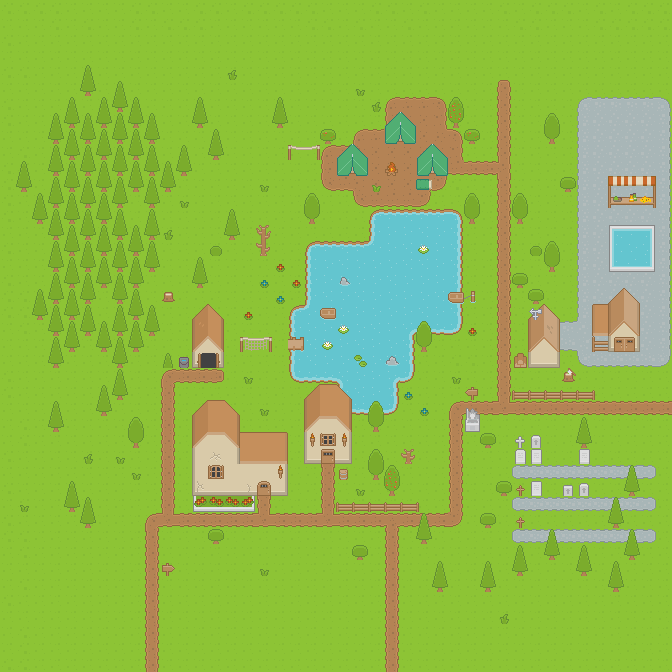

Tiled map render using the project's own tile images. Description and the map definition, with tile-layer contents summarised, below:
An orthogonal 42x42 tile map with 16x16 px tiles, 11 tile layers (Lake-Base, Water, Ground/terrain, Lake-Edge, ...) and 9 objects (4x Entrance, 3x Tent, Pier, Emitter).

<map version="1.2" tiledversion="1.2.0" orientation="orthogonal" renderorder="right-down" width="42" height="42" tilewidth="16" tileheight="16" infinite="0" backgroundcolor="#6eb4d5" nextlayerid="15" nextobjectid="22">
 <properties>
  <property name="gridColor" type="color" value="#99050505" />
  <property name="highlightColor" type="color" value="#ff3271d3" />
  <property name="level" type="int" value="1" />
  <property name="navigationColor" type="color" value="#ff166dff" />
  <property name="shouldEnableEffects" type="bool" value="true" />
  <property name="uiColor" type="color" value="#ffa57040" />
  <property name="worldScale" type="float" value="1.3999999999999999" />
 </properties>
 <tileset firstgid="1" source="roguelike-16x16.tsx" />
 <layer id="1" name="Lake-Base" width="42" height="42">
  <data>[1764 cells, 106 non-empty, 3 distinct tile ids]</data>
 </layer>
 <layer id="2" name="Water" width="42" height="42">
  <properties>
   <property name="type" value="water" />
  </properties>
  <data>[1764 cells, 169 non-empty, 3 distinct tile ids]</data>
 </layer>
 <layer id="4" name="Ground/terrain" width="42" height="42">
  <data>[1764 cells, 1658 non-empty, 2 distinct tile ids]</data>
 </layer>
 <layer id="5" name="Lake-Edge" width="42" height="42">
  <data>[1764 cells, 84 non-empty, 15 distinct tile ids]</data>
 </layer>
 <layer id="6" name="Ground overlay" width="42" height="42">
  <data>[1764 cells, 149 non-empty, 24 distinct tile ids]</data>
 </layer>
 <layer id="7" name="Objects" width="42" height="42">
  <data>[1764 cells, 385 non-empty, 58 distinct tile ids]</data>
 </layer>
 <group id="8" name="House Group">
  <layer id="9" name="Main" width="42" height="42">
   <data>[1764 cells, 58 non-empty, 20 distinct tile ids]</data>
  </layer>
  <layer id="10" name="Roof" width="42" height="42">
   <data>[1764 cells, 44 non-empty, 25 distinct tile ids]</data>
  </layer>
  <layer id="11" name="Rooftop" width="42" height="42">
   <data>[1764 cells, 1 non-empty, 1 distinct tile ids]</data>
  </layer>
  <layer id="12" name="Doors &amp; Windows" width="42" height="42">
   <data>[1764 cells, 11 non-empty, 9 distinct tile ids]</data>
  </layer>
 </group>
 <layer id="13" name="Doors/windows/roof" width="42" height="42">
  <data>[1764 cells, 33 non-empty, 22 distinct tile ids]</data>
 </layer>
 <objectgroup color="#8984ff" id="14" name="Locations">
  <object id="6" name="tent1" type="Tent" x="338" y="176">
   <polygon points="-1,0 -1,-18 14,-32 30,-18 30,0" />
  </object>
  <object id="8" name="tent2" type="Tent" x="386" y="144">
   <polygon points="-1,0 -1,-18 14,-32 30,-18 30,0" />
  </object>
  <object id="9" name="tent3" type="Tent" x="418" y="176">
   <polygon points="-1,0 -1,-18 14,-32 30,-18 30,0" />
  </object>
  <object id="10" name="barn2" type="Entrance" x="614" y="336" width="20" height="16" />
  <object id="13" name="house1" type="Entrance" x="256" y="480" width="16" height="16" />
  <object id="14" name="house2" type="Entrance" x="320" y="448" width="16" height="16" />
  <object id="16" name="garage1" type="Entrance" x="200" y="352" width="16" height="16" />
  <object id="17" name="pier1" type="Pier" x="290" y="338" width="12" height="12" />
  <object id="20" name="campfire1" type="Emitter" x="388" y="166" width="8" height="6">
   <properties>
    <property name="emission_rate" type="float" value="12" />
    <property name="particle_type" value="smoke" />
   </properties>
   <ellipse />
  </object>
 </objectgroup>
</map>
